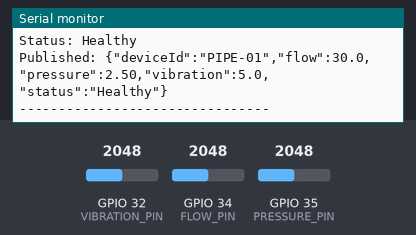
This sketch was run on a simulated ESP32. Shown: the last lines printed to the serial monitor. The test bench sets the inputs (shaded band); at power-on: GPIO 32 (VIBRATION_PIN) = 2048, GPIO 34 (FLOW_PIN) = 2048, GPIO 35 (PRESSURE_PIN) = 2048. WiFi joins after 1.5 s; servers stay silent unless stated; no MQTT or app messages arrive unless stated.

Above: at 2.7 s.
2.8 s: GPIO 32 (VIBRATION_PIN) set to 2866
At 4.2 s:
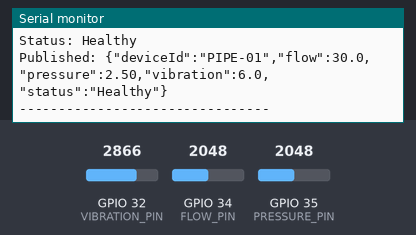
5.5 s: GPIO 34 (FLOW_PIN) set to 2866
At 6.3 s:
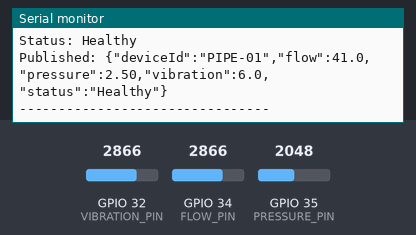
8.2 s: GPIO 35 (PRESSURE_PIN) set to 1228
At 10.6 s:
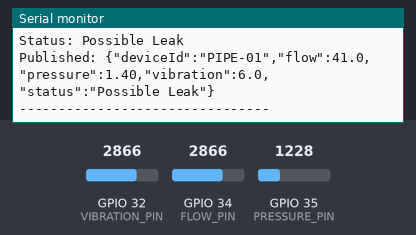
11.1 s: GPIO 32 (VIBRATION_PIN) set to 3603
At 12.7 s:
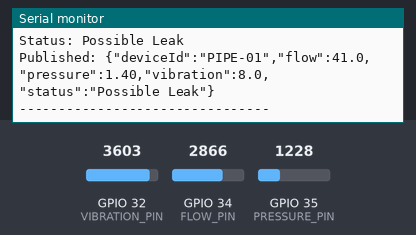
13.8 s: GPIO 34 (FLOW_PIN) set to 3603
At 16.3 s:
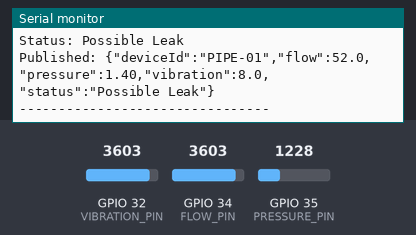
16.5 s: GPIO 35 (PRESSURE_PIN) set to 491
At 19.1 s:
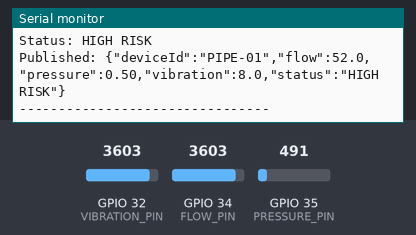
Timing chart, 0 to 20.2 s (numbered marks = the images above; inputs shaded):
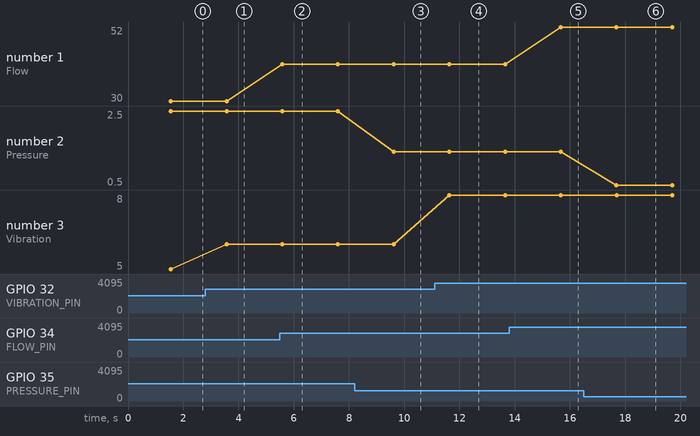

Measured:
- after the input at 2.8 s, the serial monitor: prints a new line after 0.77 s (image 1)
- after the input at 5.5 s, the serial monitor: prints a new line after 0.09 s (image 2)
- after the input at 8.2 s, the serial monitor: prints a new line after 1.4 s (image 3)
- after the input at 11.1 s, the serial monitor: prints a new line after 0.53 s (image 4)
- after the input at 13.8 s, the serial monitor: prints a new line after 1.9 s (image 5)
- after the input at 16.5 s, the serial monitor: prints a new line after 1.2 s (image 6)
- plotted number 1: 30 → 41 after the input at 5.5 s, 41 → 52 after the input at 13.8 s
- plotted number 2: 2.5 → 1.4 after the input at 8.2 s, 1.4 → 0.5 after the input at 16.5 s

The sketch:

wokwi-sensor-example.ino
```cpp
#include <WiFi.h>
#include <HTTPClient.h>
#include <PubSubClient.h>

const char* ssid = "Wokwi-GUEST";
const char* password = "";

// These match your three Wokwi potentiometer connections.
const int FLOW_PIN = 34;
const int PRESSURE_PIN = 35;
const int VIBRATION_PIN = 32;

// Use the matching WebSocket URL and topic in iot-dashboard.html.
// The ESP32 connects using normal MQTT TCP; the website uses MQTT over WebSockets.
const char* MQTT_HOST = "broker.emqx.io";
const int MQTT_PORT = 1883;
const char* MQTT_TOPIC = "hlokomela/demo/pipe-01";
// Set this to the deployed API URL when the backend is hosted outside Wokwi.
const char* API_URL = "http://YOUR_API_HOST:8080/api/v1/telemetry/readings";
const char* DEVICE_API_KEY = "demo-device-key-change-me";

WiFiClient wifiClient;
WiFiClient apiClient;
PubSubClient mqtt(wifiClient);

void connectWiFi() {
  WiFi.begin(ssid, password);
  Serial.print("Connecting to WiFi");
  while (WiFi.status() != WL_CONNECTED) {
    delay(500);
    Serial.print(".");
  }
  Serial.println();
  Serial.println("WiFi Connected!");
}

void connectMQTT() {
  while (!mqtt.connected()) {
    String clientId = "hlokomela-pipe-01-" + String((uint32_t)ESP.getEfuseMac(), HEX);
    Serial.print("Connecting to MQTT...");
    if (mqtt.connect(clientId.c_str())) {
      Serial.println(" connected!");
    } else {
      Serial.println(" retrying");
      delay(1500);
    }
  }
}

void sendToApi(float flow, float pressure, float vibration) {
  if (String(API_URL).indexOf("YOUR_API_HOST") >= 0 || WiFi.status() != WL_CONNECTED) return;
  HTTPClient http;
  if (!http.begin(apiClient, API_URL)) return;
  http.addHeader("Content-Type", "application/json");
  http.addHeader("X-Device-Key", DEVICE_API_KEY);
  char body[180];
  snprintf(body, sizeof(body),
    "{\"deviceId\":\"PIPE-01\",\"flow\":%.1f,\"pressure\":%.2f,\"vibration\":%.1f}",
    flow, pressure, vibration);
  int status = http.POST((uint8_t*)body, strlen(body));
  Serial.print("API telemetry status: ");
  Serial.println(status);
  http.end();
}

void setup() {
  Serial.begin(115200);
  connectWiFi();
  mqtt.setServer(MQTT_HOST, MQTT_PORT);
}

void loop() {
  if (WiFi.status() != WL_CONNECTED) connectWiFi();
  if (!mqtt.connected()) connectMQTT();
  mqtt.loop();

  int flowRaw = analogRead(FLOW_PIN);
  int pressureRaw = analogRead(PRESSURE_PIN);
  int vibrationRaw = analogRead(VIBRATION_PIN);

  float flow = map(flowRaw, 0, 4095, 0, 60);
  float pressure = map(pressureRaw, 0, 4095, 0, 50) / 10.0;
  float vibration = map(vibrationRaw, 0, 4095, 0, 10);

  String status = "Healthy";
  if (flow > 35 && pressure < 1.5) status = "Possible Leak";
  if (flow > 45 && pressure < 1.0 && vibration > 7) status = "HIGH RISK";

  // Keep the Serial Monitor output for your Wokwi demonstration.
  Serial.println("--------------------------------");
  Serial.print("Flow: ");
  Serial.print(flow);
  Serial.println(" L/min");
  Serial.print("Pressure: ");
  Serial.print(pressure);
  Serial.println(" bar");
  Serial.print("Vibration: ");
  Serial.println(vibration);
  Serial.print("Status: ");
  Serial.println(status);

  // This JSON is read directly by the Hlokomela live IoT dashboard.
  char payload[220];
  snprintf(payload, sizeof(payload),
    "{\"deviceId\":\"PIPE-01\",\"flow\":%.1f,\"pressure\":%.2f,\"vibration\":%.1f,\"status\":\"%s\"}",
    flow, pressure, vibration, status.c_str());
  mqtt.publish(MQTT_TOPIC, payload);
  sendToApi(flow, pressure, vibration);
  Serial.print("Published: ");
  Serial.println(payload);
  Serial.println("--------------------------------");

  delay(2000);
}
```
